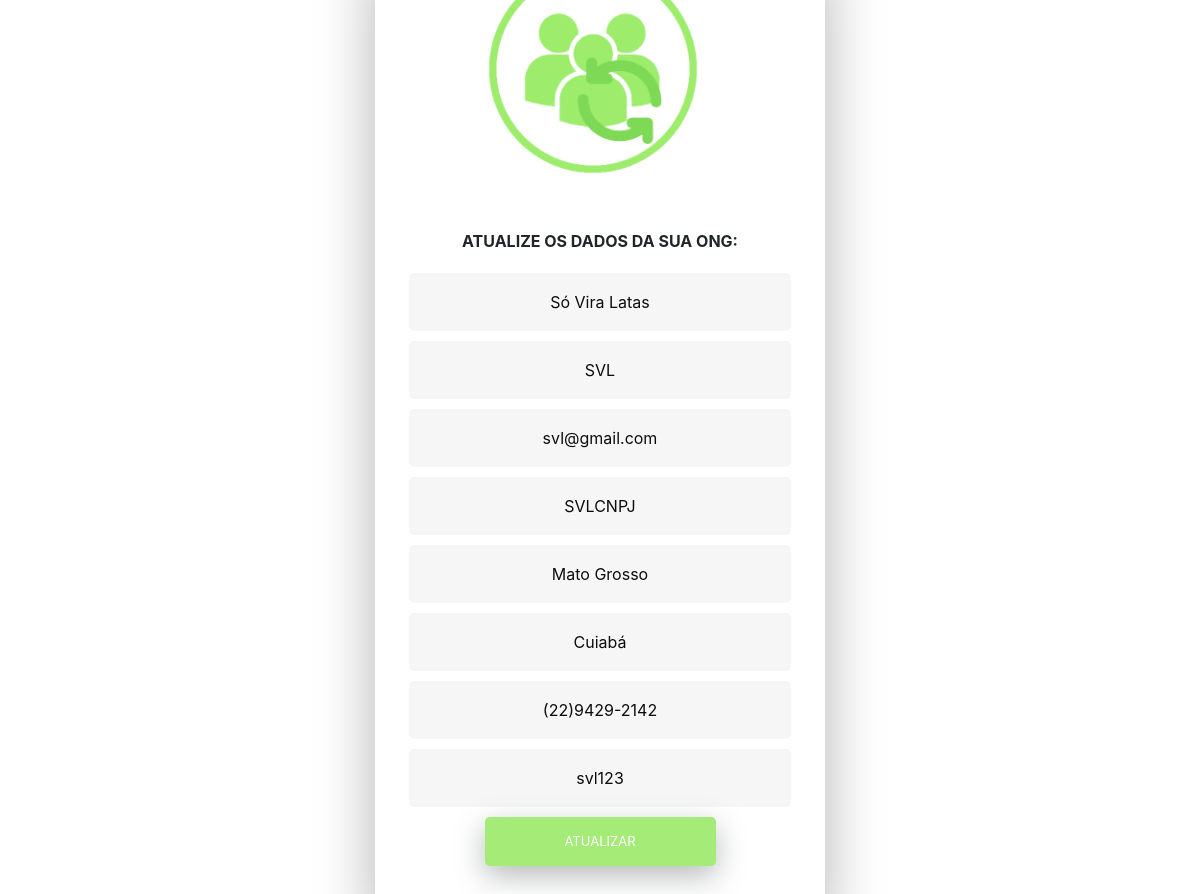
The page /script/ongctrl.php?edit=1 on the database its author committed.
### tables this page shows
CREATE TABLE IF NOT EXISTS `tb_ong` (
    `ong_id` INT(11) UNSIGNED NOT NULL AUTO_INCREMENT,
    `ong_nome` VARCHAR(40) NOT NULL,
    `ong_razaosocial` VARCHAR(60) NOT NULL,
    `ong_email` VARCHAR(60) NOT NULL,
    `ong_cnpj` VARCHAR(20) NOT NULL,
    `ong_descricao` VARCHAR(255),
    `ong_estado` VARCHAR(20) NOT NULL,
    `ong_cidade` VARCHAR(40) NOT NULL,
    `ong_telefone` VARCHAR(40) NOT NULL,
    `ong_senha` VARCHAR(20) NOT NULL,
    `ong_imagem` VARCHAR(255) NOT NULL,
    PRIMARY KEY (`ong_id`)
);

### script/ongctrl.php (the view, shortened to what this page needs)
<!DOCTYPE html>
<html>
<head>
    <link rel="stylesheet" type="text/css" href="../styles/ongctrl.css">
    <link href="https://cdn.jsdelivr.net/npm/bootstrap@5.1.3/dist/css/bootstrap.min.css" rel="stylesheet">
    <link href="//maxcdn.bootstrapcdn.com/bootstrap/4.0.0/css/bootstrap.min.css" rel="stylesheet" id="bootstrap-css">
</head>
<body>
    <?php
        require_once 'delete.php';
        if(isset($_GET['edit'])){
            $id = $_GET['edit'];
            $result = $mysqli->query("SELECT * FROM tb_ong WHERE ong_id=$id") or die($mysqli->error());
            if($result){
                $row = $result->fetch_array();
                $nome        = $row['ong_nome'];
                $razaosocial = $row['ong_razaosocial'];
                $email       = $row['ong_email'];
                $cnpj        = $row['ong_cnpj'];
                $estado      = $row['ong_estado'];
                $cidade      = $row['ong_cidade'];
                $telefone    = $row['ong_telefone'];
                $senha       = $row['ong_senha'];
                ?>
                <div style="position:relative; top: 50%;">
                    <div class="wrapper fadeInDown" style="position:absolute; max-height: 50%; z-index: 10040;">
                        <div id="formContent">
                            <div class="fadeIn first" style="position: relative; right: 1.5%;">
                                <img class="loguserimg" src="../../images/user_edit_register.png" id="icon" alt="User Icon" />
                            </div>
                            <div class="wrap-div">
                                <b> ATUALIZE OS DADOS DA SUA ONG: </b>
                            </div>
                            <form action="../adm/admongcontrol.php" method="POST">
                                <input type="text" id="nome" class="fadeIn second" name="nome" value="<?php echo $nome ?>" placeholder="Nome da ONG" required>
                                <input type="text" id="razaosocial" class="fadeIn third" name="razaosocial" value="<?php echo $razaosocial ?>" placeholder="Razão Social" required>
                                <input type="text" id="email" class="fadeIn fourth" name="email" value="<?php echo $email ?>" placeholder="Email" required>
                                <input type="text" id="cnpj" class="fadeIn fifth" name="cnpj" value="<?php echo $cnpj ?>" placeholder="CNPJ" required>
                                <input type="text" id="estado" class="fadeIn sixth" name="estado" value="<?php echo $estado ?>" placeholder="Estado da ONG" required>
                                <input type="text" id="cidade" class="fadeIn seventh" name="cidade" value="<?php echo $cidade ?>" placeholder="Cidade da ONG" required>
                                <input type="text" id="telefone" class="fadeIn seventh" name="telefone" value="<?php echo $telefone ?>" placeholder="Telefone da ONG" required>
                                <input type="text" id="senha" class="fadeIn eigth" name="senha" value="<?php echo $senha ?>" placeholder="Senha" required>
                                <input type="submit" style="background-color:#A5EB78;"class="fadeIn nineth" name="update" value="Atualizar">
                            </form>
                    </div>
                </div>
                </div>
            <?php
            }
        }
    ?>
</body>

### styles/ongctrl.css (style rules this page uses)
body { font-family: "Poppins", sans-serif; height: 100vh; }
.wrap-div { padding-top: 25px; padding-bottom: 15px; }
.loguserimg { border-style: solid; border-color: white; border-width:15px; }
.wrapper { display: flex; align-items: center; flex-direction: column; justify-content: center; width: 100%; min-height: 100%; padding: 20px; }
#formContent { -webkit-border-radius: 10px 10px 10px 10px; border-radius: 10px 10px 10px 10px; background: #fff; padding: 30px; width: 90%; max-width: 450px; position: relative; padding: 0px; -webkit-box-shadow: 0 30px 60px 0 rgba(0,0,0,0.3); box-shadow: 0 30px 60px 0 rgba(0,0,0,0.3); text-align: center; }
input[type=button], input[type=submit], input[type=reset] { background-color: #A5EB78; border: none; color: white; padding: 15px 80px; text-align: center; text-decoration: none; display: inline-block; text-transform: uppercase; font-size: 13px; -webkit-box-shadow: 0 10px 30px 0 rgba(76, 81, 83, 0.4); box-shadow: 0 10px 30px 0 rgba(76, 81, 83, 0.4); -webkit-border-radius: 5px 5px 5px 5px; border-radius: 5px 5px 5px 5px; margin: 5px 20px 40px 20px; -webkit-transition: all 0.3s ease-in-out; -moz-transition: all 0.3s ease-in-out; -ms-transition: all 0.3s ease-in-out; -o-transition: all 0.3s ease-in-out; transition: all 0.3s ease-in-out; }
input[type=text] { background-color: #f6f6f6; border: none; color: #0d0d0d; padding: 15px 32px; text-align: center; text-decoration: none; display: inline-block; font-size: 16px; margin: 5px; width: 85%; border: 2px solid #f6f6f6; -webkit-transition: all 0.5s ease-in-out; -moz-transition: all 0.5s ease-in-out; -ms-transition: all 0.5s ease-in-out; -o-transition: all 0.5s ease-in-out; transition: all 0.5s ease-in-out; -webkit-border-radius: 5px 5px 5px 5px; border-radius: 5px 5px 5px 5px; }
input[type=text]:placeholder { color: #cccccc; }
.fadeInDown { -webkit-animation-name: fadeInDown; animation-name: fadeInDown; -webkit-animation-duration: 1s; animation-duration: 1s; -webkit-animation-fill-mode: both; animation-fill-mode: both; }
.fadeIn { opacity:0; -webkit-animation:fadeIn ease-in 1; -moz-animation:fadeIn ease-in 1; animation:fadeIn ease-in 1; -webkit-animation-fill-mode:forwards; -moz-animation-fill-mode:forwards; animation-fill-mode:forwards; -webkit-animation-duration:1s; -moz-animation-duration:1s; animation-duration:1s; }
.fadeIn.first { -webkit-animation-delay: 0.4s; -moz-animation-delay: 0.4s; animation-delay: 0.4s; }
.fadeIn.second { -webkit-animation-delay: 0.6s; -moz-animation-delay: 0.6s; animation-delay: 0.6s; }
.fadeIn.third { -webkit-animation-delay: 0.8s; -moz-animation-delay: 0.8s; animation-delay: 0.8s; }
.fadeIn.fourth { -webkit-animation-delay: 1s; -moz-animation-delay: 1s; animation-delay: 1s; }
.fadeIn.fifth { -webkit-animation-delay: 1.2s; -moz-animation-delay: 1.2s; animation-delay: 1.2s; }
.fadeIn.sixth { -webkit-animation-delay: 1.4s; -moz-animation-delay: 1.4s; animation-delay: 1.4s; }
.fadeIn.seventh { -webkit-animation-delay: 1.6s; -moz-animation-delay: 1.6s; animation-delay: 1.6s; }
.fadeIn.eigth { -webkit-animation-delay: 1.8s; -moz-animation-delay: 1.8s; animation-delay: 1.8s; }
.fadeIn.nineth { -webkit-animation-delay: 2s; -moz-animation-delay: 2s; animation-delay: 2s; border-style: hidden; border-color: white; border-width: 10px; }
#icon { width:60%; }

### rows shown on the page
tb_ong: nome "Só Vira Latas", razaosocial "SVL", email "svl@gmail.com", cnpj "SVLCNPJ", estado "Mato Grosso", cidade "Cuiabá", telefone "(22)9429-2142", senha "svl123"
